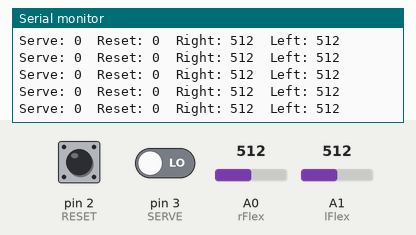
Simulated run of this sketch. Board: Arduino Uno, built with avr-gcc and run on an emulated ATmega328P. On the bench: the last lines printed to the serial monitor. The inputs (shaded band) are chosen by the test bench; at power-on: A0 (rFlex) = 512, pin 2 (RESET) LOW, pin 3 (SERVE) LOW, A1 (lFlex) = 512.

Above: at 1.2 s.
1.3 s: A0 (rFlex) set to 104
At 1.9 s:
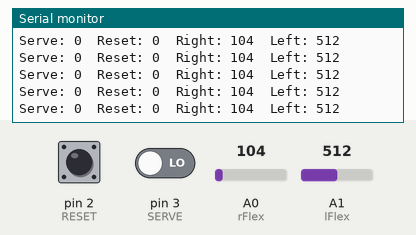
4.3 s: A0 (rFlex) set to 89
At 4.9 s:
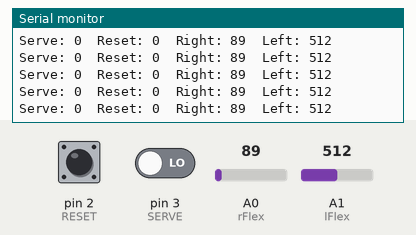
Timing chart, 0 to 7.3 s (numbered marks = the images above; inputs shaded):
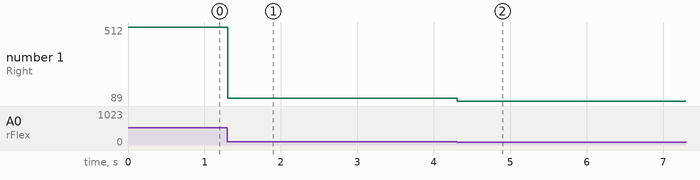

The sketch:

pingPong.ino
```cpp
int rFlex = A0;
int lFlex = A1;

int RESET = 2;
int SERVE = 3;

int serveValue;
int resetValue;

int rFlexValue;
int lFlexValue;


void setup() {
  Serial.begin(115200);
}

void loop() {
  serveValue = digitalRead(SERVE);
  resetValue = digitalRead(RESET);

  rFlexValue = analogRead(rFlex);
  lFlexValue = analogRead(lFlex);

  Serial.print("Serve: ");   Serial.print(serveValue);   Serial.print("\t");
  Serial.print("Reset: ");   Serial.print(resetValue);   Serial.print("\t");

  Serial.print("Right: ");   Serial.print(rFlexValue);   Serial.print("\t");
  Serial.print("Left: ");   Serial.println(lFlexValue);


}
```

Measured:
- after the input at 1.3 s, the serial monitor: prints a new line at once (image 1)
- after the input at 4.3 s, the serial monitor: prints a new line at once (image 2)
- plotted number 1: 512 → 104 after the input at 1.3 s, 104 → 89 after the input at 4.3 s
